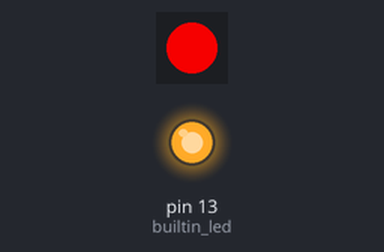
This program was run on a simulated MicroPython board. On the bench: 1 RGB LEDs in strip order, left to right, output pins drawn as LEDs (lit = HIGH). Pins used as bus, display or sensor lines are not drawn.

Above: at 0.2 s.
At 17.7 s:
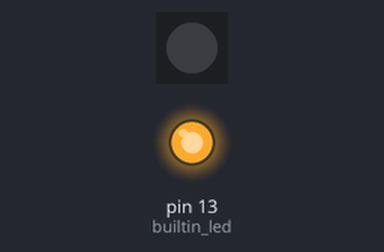
Timing chart, 0 to 18.9 s (numbered marks = the images above):
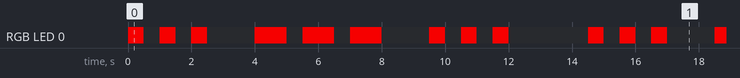

The program:

lab1_jh5185_bk3038_yf2768_check2.py
```python
from machine import Pin
import utime
import neopixel # Neopixel RGB LED control

# Power-enable for NeoPixel
pwr = Pin(2, Pin.OUT)
pwr.value(1) # turn on power

builtin_led = Pin(13, Pin.OUT)
np_led = neopixel.NeoPixel(Pin(0, Pin.OUT), 1) # 연결된 NeoPixel 개수 1

builtin_led.value(1) # Built in LED -> 1 is on
np_led[0] = (0, 0, 0) # NeoPixel LED - (0,0,0) is off / default, initial value
np_led.write() # command to use Neopixel color LED

# while True:
#     builtin_led.value(not builtin_led.value()) # with using "not" pin 13 starts with 0
#     if np_led[0] == (0, 0 ,0):
#         np_led[0] = (0, 0, 255) # colors red, green, blue
#     else:
#         np_led[0] = (0, 0, 0)

#     np_led.write() # 위에서 바뀐 값을 LED에 적용
#     utime.sleep(1)

# Lab1 part 1
while True:
# 첫번째 점
    for i in range(3):
        np_led[0] = (225, 0, 0)
        np_led.write()
        utime.sleep(0.5)

        np_led[0] = (0, 0, 0)
        np_led.write()
        utime.sleep(0.5)

    utime.sleep(1)
# 두번째 점
    for i in range(3):
        np_led[0] = (225, 0, 0)
        np_led.write()
        utime.sleep(1.0)

        np_led[0] = (0, 0, 0)
        np_led.write()
        utime.sleep(0.5)

    utime.sleep(1)
# 3번째 점
    for i in range(3):
        np_led[0] = (225, 0, 0)
        np_led.write()
        utime.sleep(0.5)

        np_led[0] = (0, 0, 0)
        np_led.write()
        utime.sleep(0.5)
    utime.sleep(2)

# # lab 1 part 2
# count = 0

# while True:
#     builtin_led.value(not builtin_led.value())

#     count += 1

#     utime.sleep(0.1)

#     if count == 5:
#         if np_led[0] == (0, 0, 0): # initial value
#             np_led[0] = (0,255,0) # Green
#         else:
#             np_led[0] = (0,0,0)

#         np_led.write()
#         count = 0
```

Measured:
- by itself, RGB LED 0: repeats every 14.5 s: 2 × (off 0.50 s, RGB(225, 0, 0) 0.50 s), off 1.5 s, 2 × (RGB(225, 0, 0) 1.0 s, off 0.50 s), RGB(225, 0, 0) 1.0 s, off 1.5 s, 2 × (RGB(225, 0, 0) 0.50 s, off 0.50 s), RGB(225, 0, 0) 0.50 s, off 2.5 s, RGB(225, 0, 0) 0.50 s
- by itself, everything shown: repeats every 14.5 s, in 18 steps
